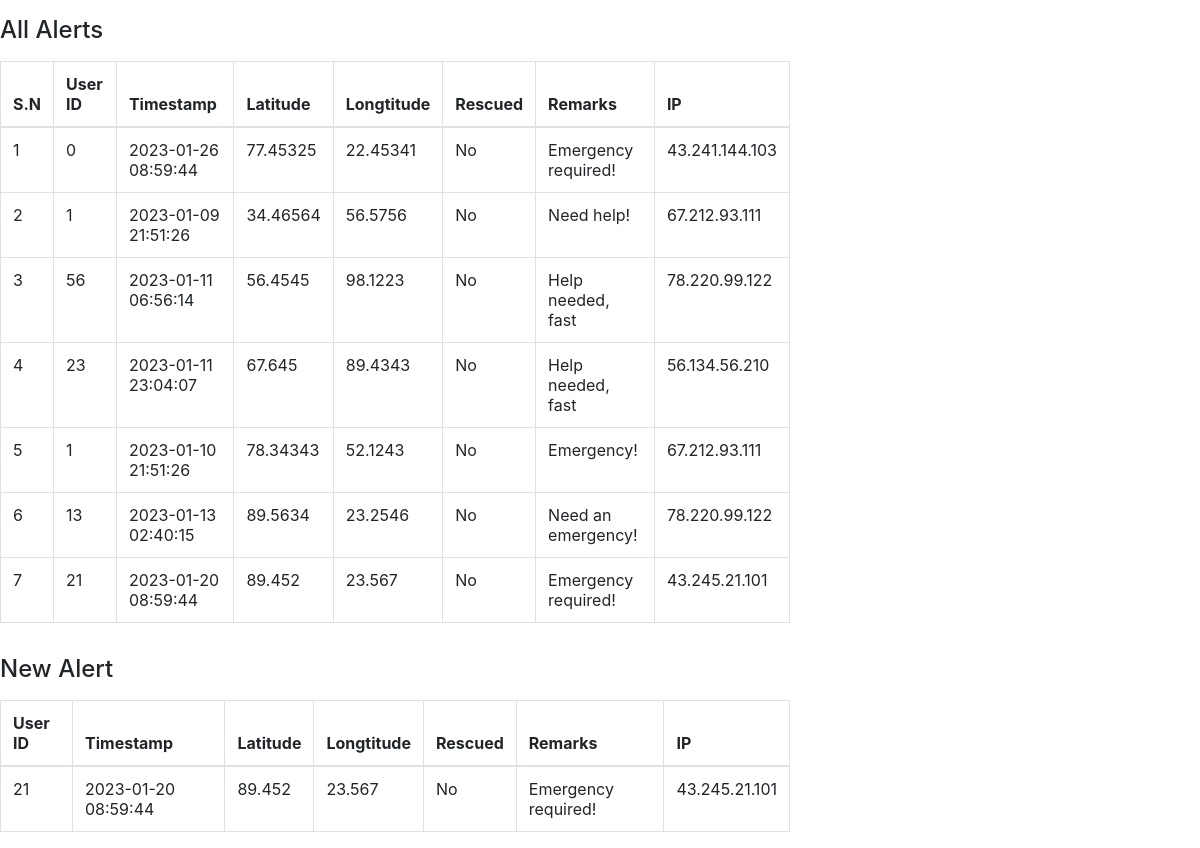
The page /system.php on the database its author committed.
### tables this page shows
CREATE TABLE `beach_alerts` (
  `alert_id` int(11) NOT NULL,
  `user_id` int(11) NOT NULL,
  `timestamp` timestamp NOT NULL DEFAULT current_timestamp(),
  `latitude` varchar(16) NOT NULL,
  `longitude` varchar(16) NOT NULL,
  `isRescued` varchar(10) NOT NULL DEFAULT 'No',
  `remarks` varchar(150) DEFAULT NULL,
  `ip` varchar(32) DEFAULT NULL
);

### system.php (the view)
<?php
$conn = mysqli_connect("localhost", "root", "", "data");
$all_alerts = mysqli_query($conn, "SELECT * FROM beach_alerts");
$latest_alert = mysqli_query($conn, "SELECT *FROM beach_alerts order by alert_id DESC LIMIT 1");
?>
<head>
	<link rel="stylesheet" href="https://maxcdn.bootstrapcdn.com/bootstrap/4.5.2/css/bootstrap.min.css">
</head>
<div class="row">
	<div class="col-sm-8">
		<div class="table-responsive">
			<p><h4>All Alerts
			</h4></p>
			<table class="table table-bordered">
			<thead>
			<tr>
				<th>S.N</th>
				<th>User ID</th>
				<th>Timestamp</th>
				<th>Latitude</th>
				<th>Longtitude</th>
				<th>Rescued</th>
				<th>Remarks</th>
				<th>IP</th>
			</tr>
			</thead>
<?php $i = 1; ?>
<?php foreach($all_alerts as $allalerts) : ?>
    <tr>
		<td><?php echo $i++; ?></td>
		<td><?php echo $allalerts["user_id"]; ?></td>
		<td><?php echo $allalerts["timestamp"]; ?></td>
		<td><?php echo $allalerts["latitude"]; ?></td>
		<td><?php echo $allalerts["longitude"]; ?></td>
		<td><?php echo $allalerts["isRescued"]; ?></td>
		<td><?php echo $allalerts["remarks"]; ?></td>
		<td><?php echo $allalerts["ip"]; ?></td>
    </tr>
<?php endforeach; ?>
			</table>
<div class="table-responsive">
	<table class="table table-bordered">
	<p><h4>New Alert
	</h4></p>
	<thead>
		<tr>
			<th>User ID</th>
			<th>Timestamp</th>
			<th>Latitude</th>
			<th>Longtitude</th>
			<th>Rescued</th>
			<th>Remarks</th>
			<th>IP</th>
		</tr>
	</thead>
<?php foreach($latest_alert as $latestalert) : ?>
<tr>
	<td><?php echo $latestalert["user_id"]; ?></td>
	<td><?php echo $latestalert["timestamp"]; ?></td>
	<td><?php echo $latestalert["latitude"]; ?></td>
    <td><?php echo $latestalert["longitude"]; ?></td>
	<td><?php echo $latestalert["isRescued"]; ?></td>
    <td><?php echo $latestalert["remarks"]; ?></td>
	<td><?php echo $latestalert["ip"]; ?></td>
</tr>
<?php endforeach; ?>
	</table>

### rows shown on the page
beach_alerts: user "0", timestamp "2023-01-26 08:59:44", latitude "77.45325", longitude "22.45341", isRescued "No", remarks "Emergency required!", ip "43.241.144.103"
beach_alerts: user "1", timestamp "2023-01-09 21:51:26", latitude "34.46564", longitude "56.5756", isRescued "No", remarks "Need help!", ip "67.212.93.111"
beach_alerts: user "56", timestamp "2023-01-11 06:56:14", latitude "56.4545", longitude "98.1223", isRescued "No", remarks "Help needed, fast", ip "78.220.99.122"
beach_alerts: user "23", timestamp "2023-01-11 23:04:07", latitude "67.645", longitude "89.4343", isRescued "No", remarks "Help needed, fast", ip "56.134.56.210"
beach_alerts: user "1", timestamp "2023-01-10 21:51:26", latitude "78.34343", longitude "52.1243", isRescued "No", remarks "Emergency!", ip "67.212.93.111"
beach_alerts: user "13", timestamp "2023-01-13 02:40:15", latitude "89.5634", longitude "23.2546", isRescued "No", remarks "Need an emergency!", ip "78.220.99.122"
beach_alerts: user "21", timestamp "2023-01-20 08:59:44", latitude "89.452", longitude "23.567", isRescued "No", remarks "Emergency required!", ip "43.245.21.101"
